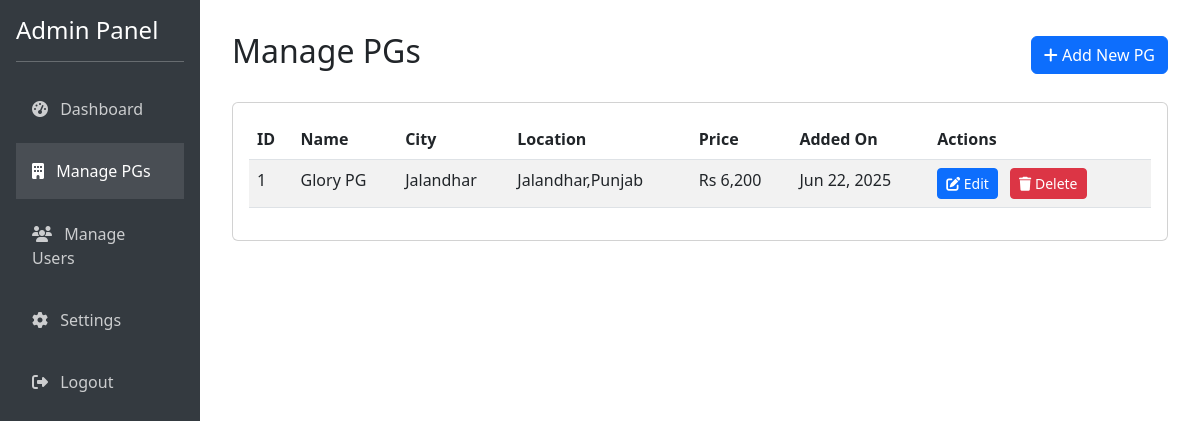
Page /admin_manage_pgs.php (signed in) on the committed database.
### tables this page shows
CREATE TABLE IF NOT EXISTS `accommodations` (
  `id` int NOT NULL AUTO_INCREMENT,
  `name` varchar(255) NOT NULL,
  `location` varchar(255) NOT NULL,
  `city` varchar(255) NOT NULL,
  `price` decimal(10,2) NOT NULL,
  `description` text,
  `amenities` text,
  `contact_number` varchar(20) DEFAULT NULL,
  `address` text,
  `image` varchar(255) DEFAULT NULL,
  `rating` float DEFAULT '0',
  `gender` varchar(10) DEFAULT 'both',
  `interested` int DEFAULT '0',
  `created_at` timestamp NULL DEFAULT CURRENT_TIMESTAMP,
  `updated_at` timestamp NULL DEFAULT CURRENT_TIMESTAMP ON UPDATE CURRENT_TIMESTAMP,
  PRIMARY KEY (`id`)
);

### admin_manage_pgs.php (the view, shortened to what this page needs)
<?php
require_once "config.php";
$pgs = [];
$sql = "SELECT * FROM accommodations ORDER BY created_at DESC";
$result = mysqli_query($conn, $sql);
while($row = mysqli_fetch_assoc($result)) {
    $pgs[] = $row;
}
?>
<!DOCTYPE html>
<html lang="en">
<head>
    <link rel="stylesheet" href="https://cdnjs.cloudflare.com/ajax/libs/bootstrap/5.3.0/css/bootstrap.min.css">
    <link rel="stylesheet" href="https://cdnjs.cloudflare.com/ajax/libs/font-awesome/6.4.0/css/all.min.css">
</head>
<body>
    <div class="container-fluid">
        <div class="row">
            <div class="col-md-3 col-lg-2 px-0 sidebar">
                <div class="p-3">
                    <h4>Admin Panel</h4>
                    <hr>
                    <ul class="nav flex-column">
                        <li class="nav-item">
                            <a class="nav-link" href="admin_dashboard.php">
                                <i class="fas fa-tachometer-alt"></i> Dashboard
                            </a>
                        </li>
                        <li class="nav-item">
                            <a class="nav-link active" href="admin_manage_pgs.php">
                                <i class="fas fa-building"></i> Manage PGs
                            </a>
                        </li>
                        <li class="nav-item">
                            <a class="nav-link" href="admin_manage_users.php">
                                <i class="fas fa-users"></i> Manage Users
                            </a>
                        </li>
                        <li class="nav-item">
                            <a class="nav-link" href="admin_settings.php">
                                <i class="fas fa-cog"></i> Settings
                            </a>
                        </li>
                        <li class="nav-item">
                            <a class="nav-link" href="admin_logout.php">
                                <i class="fas fa-sign-out-alt"></i> Logout
                            </a>
                        </li>
                    </ul>
                </div>
            </div>
            <div class="col-md-9 col-lg-10 main-content">
                <div class="d-flex justify-content-between align-items-center mb-4">
                    <h2>Manage PGs</h2>
                    <a href="admin_add_pg.php" class="btn btn-primary">
                        <i class="fas fa-plus"></i> Add New PG
                    </a>
                </div>
                <div class="card">
                    <div class="card-body">
                        <div class="table-responsive">
                            <table class="table table-striped">
                                <thead>
                                    <tr>
                                        <th>ID</th>
                                        <th>Name</th>
                                        <th>City</th>
                                        <th>Location</th>
                                        <th>Price</th>
                                        <th>Added On</th>
                                        <th>Actions</th>
                                    </tr>
                                </thead>
                                <tbody>
                                    <?php foreach($pgs as $pg): ?>
                                    <tr>
                                        <td><?php echo $pg['id']; ?></td>
                                        <td><?php echo htmlspecialchars($pg['name']); ?></td>
                                        <td><?php echo htmlspecialchars($pg['city']); ?></td>
                                        <td><?php echo htmlspecialchars($pg['location']); ?></td>
                                        <td>Rs <?php echo number_format($pg['price']); ?></td>
                                        <td><?php echo date('M d, Y', strtotime($pg['created_at'])); ?></td>
                                        <td class="action-buttons">
                                            <a href="admin_edit_pg.php?id=<?php echo $pg['id']; ?>" class="btn btn-sm btn-primary">
                                                <i class="fas fa-edit"></i> Edit
                                            </a>
                                            <a href="admin_manage_pgs.php?delete=<?php echo $pg['id']; ?>" class="btn btn-sm btn-danger" onclick="return confirm('Are you sure you want to delete this PG?')">
                                                <i class="fas fa-trash"></i> Delete
                                            </a>
                                        </td>
                                    </tr>
                                    <?php endforeach; ?>
                                </tbody>
                            </table>
                        </div>
                    </div>
                </div>
            </div>
        </div>
    </div>
</body>
</html>

### admin_manage_pgs.php (style rules this page uses)
.sidebar { min-height: 100vh; background: #343a40; color: white; }
.sidebar .nav-link { color: rgba(255,255,255,.75); padding: 1rem; margin: 0.2rem 0; }
.sidebar .nav-link.active { color: white; background: rgba(255,255,255,.1); }
.sidebar .nav-link i { margin-right: 0.5rem; }
.main-content { padding: 2rem; }
.action-buttons .btn { margin-right: 0.5rem; }

### rows in the picture
accommodations: id "1", name "Glory PG", city "Jalandhar", location "Jalandhar,Punjab", price "6,200", created_at "Jun 22, 2025"
